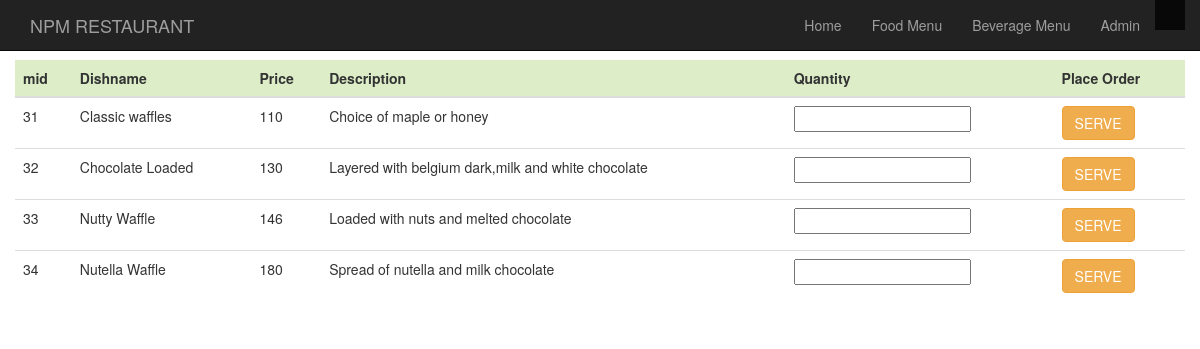
Screenshot of /waffles.php with the database file from the repository.
### tables this page shows
CREATE TABLE `menulist` (
  `category` varchar(100) NOT NULL,
  `dishname` varchar(100) NOT NULL,
  `price` int(10) NOT NULL,
  `description` varchar(1000) NOT NULL,
  `mid` int(10) NOT NULL
);

### waffles.php (the view, shortened to what this page needs)
<!DOCTYPE html>
   <html>
   <head>
<link rel="stylesheet" href="https://maxcdn.bootstrapcdn.com/bootstrap/3.3.7/css/bootstrap.min.css">
<link rel="stylesheet" type="text/css" href="">
</head>
<body>
<nav class="navbar navbar-inverse navbar-fixed-top">
      <div class="container">
        <div class="navbar-header">
          <a class="navbar-brand" href="index.php">NPM RESTAURANT</a>
        </div>
        <div id="navbar" class="collapse navbar-collapse">
          <ul class="nav navbar-nav navbar-right">
            <li><a href="index.php">Home</a></li>
            <li><a href="foodmenu.php">Food Menu</a></li>
            <li><a href="beveragemenu.php">Beverage Menu</a></li>
            <li><a href="login.php">Admin</a></li>
         <li class="nav-item active" active>
      <a class="nav-link" style="margin-left:0vw" href="">
      <?php if(isset($_SESSION['tno']))
{ echo "Table no ".$_SESSION['tno']; } ?></a></li>
          </ul>
        </div>
      </div>
    </nav>
<br><br><br>
<?php
  $db="npm_res";
  $conn = new mysqli("localhost","root","","npm_res");
  $conn ->select_db($db) or die( "Unable to select database");
  $res=mysqli_query($conn,"Select * from menulist where category='Waffles'");
?>
<div class="container">
<div class="row justify-content-center">
  <table class="table">
  <thead class="thead" style="background-color: #dcedc8;">
  <tr>
<th scope="col">mid</th>
<th scope="col">Dishname</th>
<th scope="col">Price</th>
<th scope="col">Description</th>
<th scope="col">Quantity</th>
<th scope="col">Place Order</th>
  </tr>
  </thead>
  <?php
while($row = $res->fetch_assoc()): ?>
<tr>
<td>
<?php echo $row['mid']; ?>
</td>
<td>
<?php echo $row['dishname'];
?>
</td>
<td>
<?php echo $row['price']; ?>
</td>
<td>
<?php echo $row['description']; ?>
</td>
<td>
<input type="text" class="qty" name="quantity" value=""></input>
</td>
<td><input type="button" name="<?php echo $row['category'] ?>" onclick="fun()" id="<?php echo $row['dishname'] ?>" value="SERVE" class="btn btn-warning common">
</td>
</tr>
 <?php endwhile; ?>
</table>
</div>
</div>
</body>
</html>

### rows the page displays
menulist: mid "31", dishname "Classic waffles", price "110", description "Choice of maple or honey"
menulist: mid "32", dishname "Chocolate Loaded", price "130", description "Layered with belgium dark,milk and white chocolate"
menulist: mid "33", dishname "Nutty Waffle", price "146", description "Loaded with nuts and melted chocolate"
menulist: mid "34", dishname "Nutella Waffle", price "180", description "Spread of nutella and milk chocolate"
